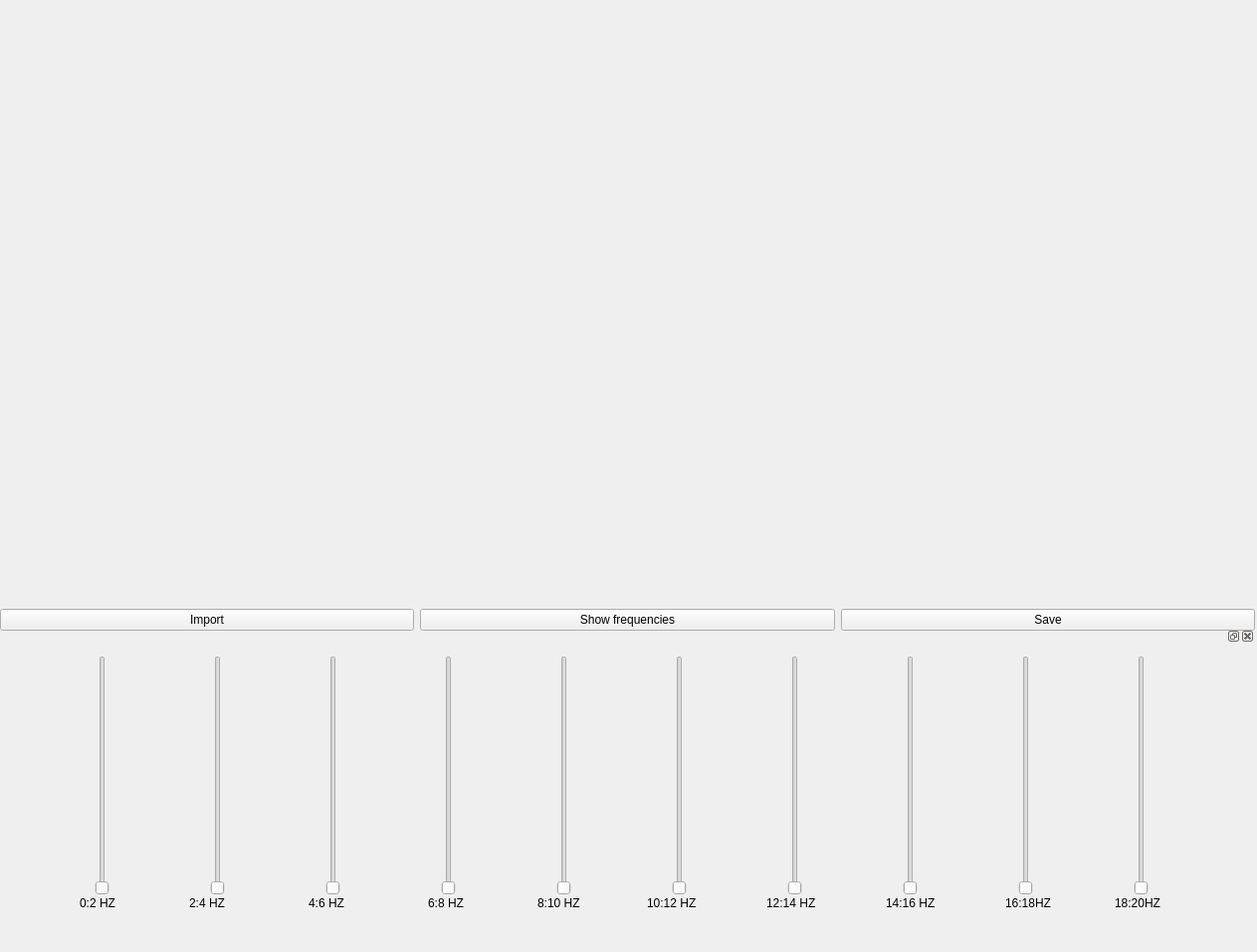
<?xml version="1.0" encoding="UTF-8"?>
<ui version="4.0">
 <class>Form</class>
 <widget class="QWidget" name="Form">
  <property name="geometry">
   <rect>
    <x>0</x>
    <y>0</y>
    <width>1263</width>
    <height>957</height>
   </rect>
  </property>
  <property name="windowTitle">
   <string>Form</string>
  </property>
  <widget class="QWidget" name="widget" native="true">
   <property name="geometry">
    <rect>
     <x>0</x>
     <y>0</y>
     <width>1281</width>
     <height>311</height>
    </rect>
   </property>
   <property name="autoFillBackground">
    <bool>false</bool>
   </property>
   <property name="styleSheet">
    <string notr="true">background-image: url(:/image/47383964-dj-image.jpg);</string>
   </property>
  </widget>
  <widget class="QWidget" name="widget_2" native="true">
   <property name="geometry">
    <rect>
     <x>0</x>
     <y>320</y>
     <width>1259</width>
     <height>261</height>
    </rect>
   </property>
  </widget>
  <widget class="QDockWidget" name="dockWidget">
   <property name="geometry">
    <rect>
     <x>0</x>
     <y>630</y>
     <width>1261</width>
     <height>301</height>
    </rect>
   </property>
   <widget class="QWidget" name="dockWidgetContents">
    <widget class="QLabel" name="label">
     <property name="geometry">
      <rect>
       <x>80</x>
       <y>250</y>
       <width>66</width>
       <height>17</height>
      </rect>
     </property>
     <property name="text">
      <string>0:2 HZ</string>
     </property>
    </widget>
    <widget class="QLabel" name="label_2">
     <property name="geometry">
      <rect>
       <x>190</x>
       <y>250</y>
       <width>66</width>
       <height>17</height>
      </rect>
     </property>
     <property name="text">
      <string>2:4 HZ</string>
     </property>
    </widget>
    <widget class="QLabel" name="label_3">
     <property name="geometry">
      <rect>
       <x>310</x>
       <y>250</y>
       <width>66</width>
       <height>17</height>
      </rect>
     </property>
     <property name="text">
      <string>4:6 HZ</string>
     </property>
    </widget>
    <widget class="QLabel" name="label_4">
     <property name="geometry">
      <rect>
       <x>430</x>
       <y>250</y>
       <width>66</width>
       <height>17</height>
      </rect>
     </property>
     <property name="text">
      <string>6:8 HZ</string>
     </property>
    </widget>
    <widget class="QLabel" name="label_5">
     <property name="geometry">
      <rect>
       <x>540</x>
       <y>250</y>
       <width>66</width>
       <height>17</height>
      </rect>
     </property>
     <property name="text">
      <string>8:10 HZ</string>
     </property>
    </widget>
    <widget class="QLabel" name="label_6">
     <property name="geometry">
      <rect>
       <x>650</x>
       <y>250</y>
       <width>66</width>
       <height>17</height>
      </rect>
     </property>
     <property name="text">
      <string>10:12 HZ</string>
     </property>
    </widget>
    <widget class="QLabel" name="label_7">
     <property name="geometry">
      <rect>
       <x>770</x>
       <y>250</y>
       <width>66</width>
       <height>17</height>
      </rect>
     </property>
     <property name="text">
      <string>12:14 HZ</string>
     </property>
    </widget>
    <widget class="QLabel" name="label_8">
     <property name="geometry">
      <rect>
       <x>890</x>
       <y>250</y>
       <width>66</width>
       <height>17</height>
      </rect>
     </property>
     <property name="text">
      <string>14:16 HZ</string>
     </property>
    </widget>
    <widget class="QLabel" name="label_9">
     <property name="geometry">
      <rect>
       <x>1010</x>
       <y>250</y>
       <width>66</width>
       <height>17</height>
      </rect>
     </property>
     <property name="text">
      <string>16:18HZ</string>
     </property>
    </widget>
    <widget class="QLabel" name="label_10">
     <property name="geometry">
      <rect>
       <x>1120</x>
       <y>250</y>
       <width>66</width>
       <height>17</height>
      </rect>
     </property>
     <property name="text">
      <string>18:20HZ</string>
     </property>
    </widget>
    <widget class="QWidget" name="layoutWidget">
     <property name="geometry">
      <rect>
       <x>0</x>
       <y>10</y>
       <width>1251</width>
       <height>241</height>
      </rect>
     </property>
     <layout class="QHBoxLayout" name="horizontalLayout">
      <item>
       <widget class="QSlider" name="two">
        <property name="orientation">
         <enum>Qt::Vertical</enum>
        </property>
       </widget>
      </item>
      <item>
       <widget class="QSlider" name="four">
        <property name="orientation">
         <enum>Qt::Vertical</enum>
        </property>
       </widget>
      </item>
      <item>
       <widget class="QSlider" name="six">
        <property name="orientation">
         <enum>Qt::Vertical</enum>
        </property>
       </widget>
      </item>
      <item>
       <widget class="QSlider" name="eight">
        <property name="orientation">
         <enum>Qt::Vertical</enum>
        </property>
       </widget>
      </item>
      <item>
       <widget class="QSlider" name="ten">
        <property name="orientation">
         <enum>Qt::Vertical</enum>
        </property>
       </widget>
      </item>
      <item>
       <widget class="QSlider" name="twelve">
        <property name="orientation">
         <enum>Qt::Vertical</enum>
        </property>
       </widget>
      </item>
      <item>
       <widget class="QSlider" name="fourteen">
        <property name="orientation">
         <enum>Qt::Vertical</enum>
        </property>
       </widget>
      </item>
      <item>
       <widget class="QSlider" name="sixteen">
        <property name="orientation">
         <enum>Qt::Vertical</enum>
        </property>
       </widget>
      </item>
      <item>
       <widget class="QSlider" name="eighteen">
        <property name="orientation">
         <enum>Qt::Vertical</enum>
        </property>
       </widget>
      </item>
      <item>
       <widget class="QSlider" name="twenty">
        <property name="orientation">
         <enum>Qt::Vertical</enum>
        </property>
       </widget>
      </item>
     </layout>
    </widget>
   </widget>
  </widget>
  <widget class="QWidget" name="layoutWidget">
   <property name="geometry">
    <rect>
     <x>0</x>
     <y>598</y>
     <width>1261</width>
     <height>51</height>
    </rect>
   </property>
   <layout class="QHBoxLayout" name="horizontalLayout_2">
    <item>
     <widget class="QPushButton" name="Import">
      <property name="text">
       <string>Import</string>
      </property>
     </widget>
    </item>
    <item>
     <widget class="QPushButton" name="ShowFrequencies">
      <property name="text">
       <string>Show frequencies</string>
      </property>
     </widget>
    </item>
    <item>
     <widget class="QPushButton" name="Save">
      <property name="text">
       <string>Save</string>
      </property>
     </widget>
    </item>
   </layout>
  </widget>
 </widget>
 <resources>
  <include location="resources.qrc"/>
 </resources>
 <connections/>
</ui>
